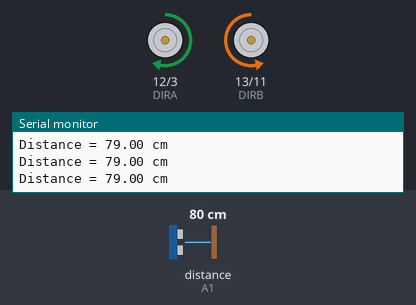
This sketch was run on a simulated Arduino Uno, built with avr-gcc and run on an emulated ATmega328P. Parts: direction and speed pins drawn as motors (green arrow = direction pin HIGH = forward, orange = LOW = backward, longer = more drive), the last lines printed to the serial monitor. Wiring (inferred from the names in the program): ultrasonic range finder: trigger A0; echo A1. Inputs (shaded band) come from the test bench; at power-on: distance to the obstacle (sensor on A1) 80 cm. The echo pulse lasts 58.3 µs per cm.

Above: at 4.2 s.
4.3 s: distance to the obstacle (sensor on A1) set to 74 cm
7.3 s: distance to the obstacle (sensor on A1) set to 69 cm
At 7.9 s:
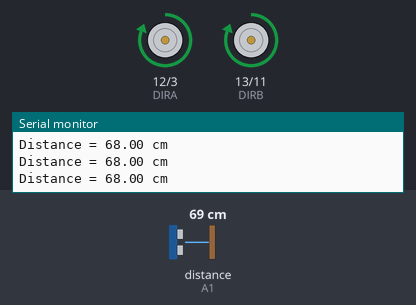
9.0 s: distance to the obstacle (sensor on A1) set to 120 cm
At 9.6 s:
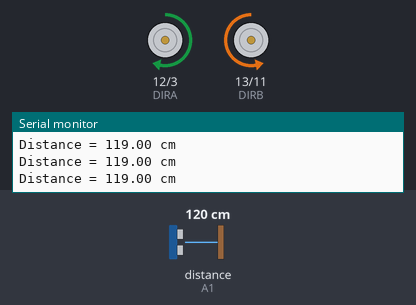
10.5 s: distance to the obstacle (sensor on A1) set to 4 cm
At 11.6 s:
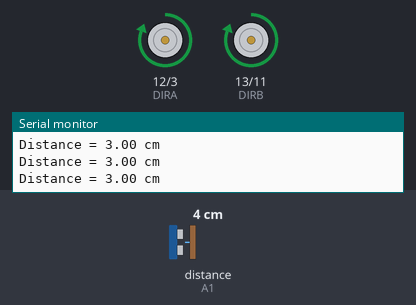
Timing chart, 0 to 13.1 s (numbered marks = the images above; inputs shaded):
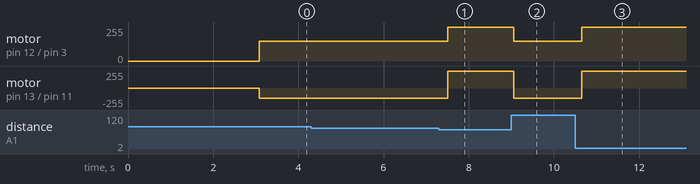

The sketch:

uno_sumo.ino
```cpp
//================ ARDUMOTO ==================

#define DIRA 12
#define PWMA 3

#define DIRB 13
#define PWMB 11


//================ ULTRASONIC ================

#define trig1 A0
#define echo1 A1


const int attackDistance = 70;

int targetCount = 0;


//================ SETUP =====================

void setup()
{
  Serial.begin(9600);


  pinMode(DIRA, OUTPUT);
  pinMode(PWMA, OUTPUT);

  pinMode(DIRB, OUTPUT);
  pinMode(PWMB, OUTPUT);


  pinMode(trig1, OUTPUT);
  pinMode(echo1, INPUT);


  stopMotors();

  delay(3000);
}


//================ LOOP ======================

void loop()
{

  float distance = readDistance();


  Serial.print("Distance = ");
  Serial.print(distance);
  Serial.println(" cm");


  // confirmare tinta
  if(distance <= attackDistance)
  {

    targetCount++;


    if(targetCount >= 3)
    {
      attack();
    }

  }
  else
  {

    targetCount = 0;

    search();

  }


}


//================ CITIRE DISTANTA ============

float readDistance()
{

  long total = 0;
  int valid = 0;


  for(int i = 0; i < 5; i++)
  {

    digitalWrite(trig1, LOW);
    delayMicroseconds(2);


    digitalWrite(trig1, HIGH);
    delayMicroseconds(10);


    digitalWrite(trig1, LOW);


    long duration = pulseIn(echo1, HIGH, 25000);


    if(duration > 0)
    {

      total += duration * 0.0343 / 2;

      valid++;

    }


    delay(10);

  }


  if(valid == 0)
  {
    return 999;
  }


  return total / valid;

}


//================ CAUTARE ====================

void search()
{

  // rotire pe loc

  analogWrite(PWMA,150);
  analogWrite(PWMB,150);


  digitalWrite(DIRA,HIGH);

  digitalWrite(DIRB,LOW);

}


//================ ATAC =======================

void attack()
{

  // mers înainte

  analogWrite(PWMA,255);
  analogWrite(PWMB,255);


  digitalWrite(DIRA,HIGH);

  digitalWrite(DIRB,HIGH);

}


//================ STOP =======================

void stopMotors()
{

  analogWrite(PWMA,0);
  analogWrite(PWMB,0);

}
```

Measured:
- the behaviour switches between 72 and 71 cm on distance to the obstacle (sensor on A1) (found by bisection; images 0 and 1)
- after the input at 7.3 s, motor on pin 12 (DIRA) / pin 3 (PWMA): forward 150/255 → forward 255/255 after 0.21 s; motor on pin 13 (DIRB) / pin 11 (PWMB): backward 150/255 → forward 255/255 after 0.21 s
- after the input at 9.0 s, motor on pin 12 (DIRA) / pin 3 (PWMA): forward 255/255 → forward 150/255 after 0.06 s; motor on pin 13 (DIRB) / pin 11 (PWMB): forward 255/255 → backward 150/255 after 0.06 s
- after the input at 10.5 s, motor on pin 12 (DIRA) / pin 3 (PWMA): forward 150/255 → forward 255/255 after 0.15 s; motor on pin 13 (DIRB) / pin 11 (PWMB): backward 150/255 → forward 255/255 after 0.15 s
